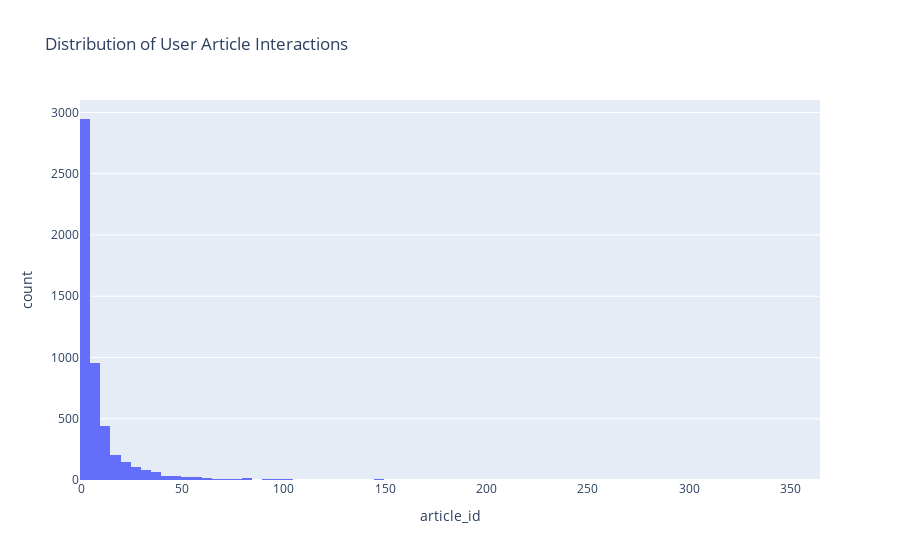

Notebook cell for this chart:
### Code cell
# plot the distribution of how many articles a user interacts with in the dataset (plotly)
fig = px.histogram(article_count, x='article_id', nbins=100, title='Distribution of User Article Interactions')
fig.show()

### Figure 1 — Plotly figure (JSON) as saved in the notebook; plotly's stock layout.template omitted (floating-point values rounded to 4 significant figures; data arrays with more than 128 entries replaced by an {"elided": "..."} marker saying what was removed)
{"data": [{"alignmentgroup": "True", "bingroup": "x", "hovertemplate": "article_id=%{x}<br>count=%{y}<extra></extra>", "legendgroup": "", "marker": {"color": "#636efa", "pattern": {"shape": ""}}, "name": "", "nbinsx": 100, "offsetgroup": "", "orientation": "v", "showlegend": false, "type": "histogram", "x": {"elided": "5148 int values"}, "xaxis": "x", "yaxis": "y"}], "layout": {"barmode": "relative", "legend": {"tracegroupgap": 0}, "title": {"text": "Distribution of User Article Interactions"}, "xaxis": {"anchor": "y", "domain": [0, 1], "title": {"text": "article_id"}}, "yaxis": {"anchor": "x", "domain": [0, 1], "title": {"text": "count"}}}}
